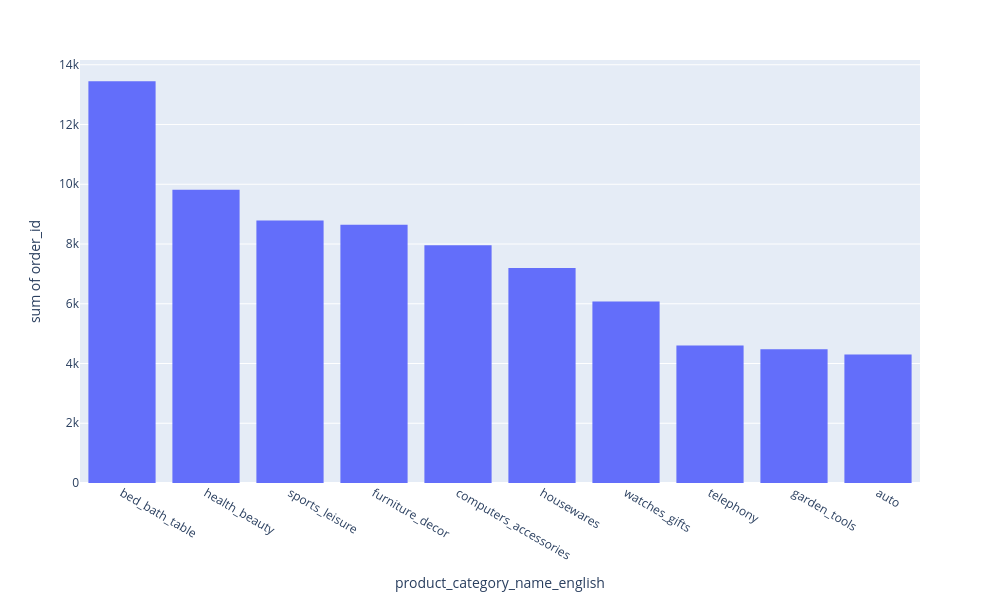

The notebook cell this image was saved under:
### Code cell
fig = px.histogram(product_count, x='product_category_name_english',y='order_id')
fig.update_layout(width=1000, height=600)
fig.show()

### Figure 1 — Plotly figure (JSON) as saved in the notebook; plotly's stock layout.template omitted (floating-point values rounded to 4 significant figures)
{"data": [{"bingroup": "x", "histfunc": "sum", "hovertemplate": "product_category_name_english=%{x}<br>sum of order_id=%{y}<extra></extra>", "legendgroup": "", "marker": {"color": "#636efa", "pattern": {"shape": ""}}, "name": "", "orientation": "v", "showlegend": false, "type": "histogram", "x": ["bed_bath_table", "health_beauty", "sports_leisure", "furniture_decor", "computers_accessories", "housewares", "watches_gifts", "telephony", "garden_tools", "auto"], "xaxis": "x", "y": [13452, 9818, 8791, 8643, 7962, 7196, 6075, 4607, 4480, 4301], "yaxis": "y"}], "layout": {"barmode": "relative", "height": 600, "legend": {"tracegroupgap": 0}, "margin": {"t": 60}, "width": 1000, "xaxis": {"anchor": "y", "domain": [0, 1], "title": {"text": "product_category_name_english"}}, "yaxis": {"anchor": "x", "domain": [0, 1], "title": {"text": "sum of order_id"}}}}
